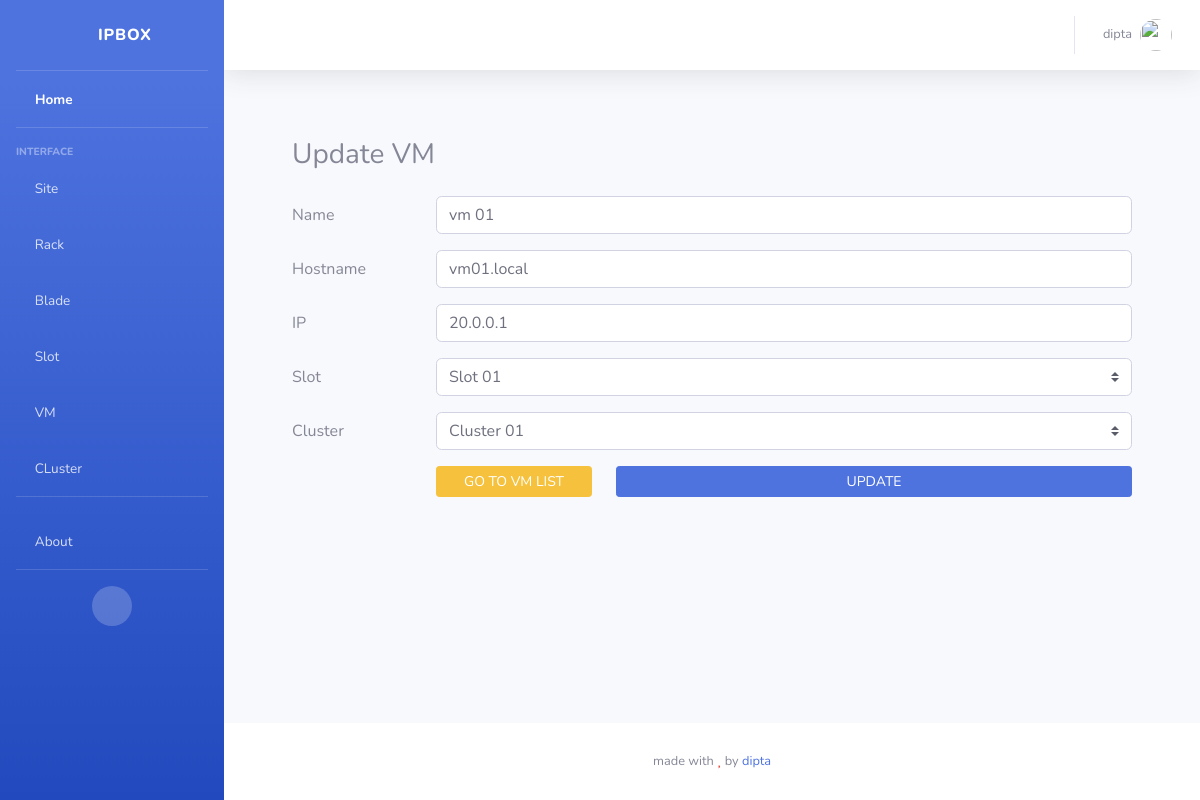
Screenshot of /vms/update/1 (signed in) with the database file from the repository.
### vmapp/models.py (models this page shows, shortened)
class VM(models.Model):
  name      = models.CharField(max_length=128)
  hostname  = models.CharField(max_length=128)
  ip        = models.GenericIPAddressField()
  slot      = models.ForeignKey(Slot, related_name="vmslots", on_delete=models.CASCADE)
  cluster   = models.ForeignKey(Cluster, related_name='vmclusters', on_delete=models.CASCADE, blank=True, null=True)
  class Meta:
    verbose_name_plural = "VMs"

### slotapp/models.py (models this page shows, shortened)
class Slot(models.Model):
  name    = models.CharField(max_length=128)
  ip      = models.GenericIPAddressField()
  blade   = models.ForeignKey(Blade, related_name="slots", on_delete=models.CASCADE)
  class Meta:
    verbose_name_plural = "Slots"

### clusterapp/models.py (models this page shows, shortened)
class Cluster(models.Model):
  name        = models.CharField(max_length=128)
  ip          = models.GenericIPAddressField()
  lb_ip       = models.GenericIPAddressField()
  bootstrap   = models.GenericIPAddressField()
  class Meta:
    verbose_name_plural = "Clusters"

### vmapp/views.py (the view, shortened to what this page needs)
# urls.py: path('update/<id>', views.vmUpdate, name='vm_update'),
@login_required(login_url='accountsapp:login')
def vmUpdate(request, id):
  if not adminUser(request.user):
    return HttpResponseRedirect(reverse('homepage'))
  vm = VM.objects.get(pk=id)
  context = {
    'vm': vm,
    'slots': Slot.objects.all(),
    'clusters': Cluster.objects.all(),
  }
  return render(request, 'vmapp/vm_update.html', context=context)

### accounts/views/management.py (called while the page is built)
def generalUser(user):
    res = False
    try:
        if user is None:
            raise ValueError('User Not Found!')
        if not user.is_active:
            raise ValueError('User Not Active!')
        if user.is_authenticated:
            res = True
    except Exception as err:
        pass
    return res

def adminUser(user):
    res = False
    try:
        if generalUser(user):
            if user.is_superuser or user.is_staff:
                res = True
    except Exception as err:
        pass
    return res

### vmapp/templates/vmapp/vm_update.html (shortened to what this page needs)
{% extends 'sbadmin/base.html' %} {% load static %} {% block content %}
<div class="card-body">
  <div class="container my-4">
    <h3 class="my-4">Update VM</h3>
    <form method="POST" action="{% url 'vmapp:vm_update' vm.id %}">
      <div class="form-group row">
        <label for="vmname" class="col-sm-2 col-form-label">Name</label>
        <div class="col">
          <input
            type="text"
            class="form-control"
            value="{{ vm.name }}"
            id="vmname"
            name="vmname"
            required
          />
        </div>
      </div>
      <div class="form-group row">
        <label for="vmhostname" class="col-sm-2 col-form-label">Hostname</label>
        <div class="col">
          <input
            type="text"
            class="form-control"
            value="{{ vm.hostname }}"
            id="vmhostname"
            name="vmhostname"
            required
          />
        </div>
      </div>
      <div class="form-group row">
        <label for="vmip" class="col-sm-2 col-form-label">IP</label>
        <div class="col">
          <input
            type="text"
            class="form-control"
            value="{{ vm.ip }}"
            id="vmip"
            name="vmip"
            required
          />
        </div>
      </div>
      <div class="form-group row">
        <label for="slot" class="col-sm-2 col-form-label">Slot</label>
        <div class="col">
          <select class="custom-select" id="slot" name="slot" required>
            {% for slot in slots %}
            <option value="{{ slot.id }}" {% if vm.slot.id == slot.id %} selected {% endif %}>{{ slot.name }}</option>
            {% endfor %}
          </select>
        </div>
      </div>
      <div class="form-group row">
        <label for="cluster" class="col-sm-2 col-form-label">Cluster</label>
        <div class="col">
          <select class="custom-select" id="cluster" name="cluster">
            {% for cluster in clusters %}
            <option value="{{ cluster.id }}" {% if vm.cluster.id == cluster.id %} selected {% endif %}>{{ cluster.name }}</option>
            {% endfor %}
          </select>
        </div>
      </div>
      <div class="form-group row">
        <div class="col-sm-2"></div>
        <div class="col">
          <div class="row">
            <div class="col-3">
              <a href="{% url 'vmapp:vms' %}" class="btn btn-warning btn-sm btn-block"
                >GO TO VM LIST</a
              >
            </div>
            <div class="col">
              <button type="submit" class="btn btn-primary btn-sm btn-block">
                UPDATE
              </button>
            </div>
          </div>
        </div>
      </div>
    </form>
  </div>
</div>
{% endblock content %}

### templates/sbadmin/components/navbar.html (shortened to what this page needs)
{% load static %}
<nav class="navbar navbar-expand navbar-light bg-white topbar mb-4 static-top shadow">
  <ul class="navbar-nav ml-auto">
    {% if user.is_authenticated %}
    <li class="nav-item dropdown no-arrow">
      <a
        class="nav-link dropdown-toggle"
        href="#"
        id="userDropdown"
        role="button"
        data-toggle="dropdown"
        aria-haspopup="true"
        aria-expanded="false"
      >
        <span class="mr-2 d-none d-lg-inline text-gray-600 small">
          {{user.username}}
        </span>
        <img
          class="img-profile rounded-circle"
          src="{% static 'themes/sbadmin/img/undraw_profile.svg' %}"
        />
      </a>
    </li>
    {% endif %}
  </ul>
</nav>

### rows the page displays
VM: vmname "vm 01", vmhostname "vm01.local", vmip "20.0.0.1", slot "Slot 01", cluster "Cluster 01"

### other values shown
{{ user.username }} "dipta"
